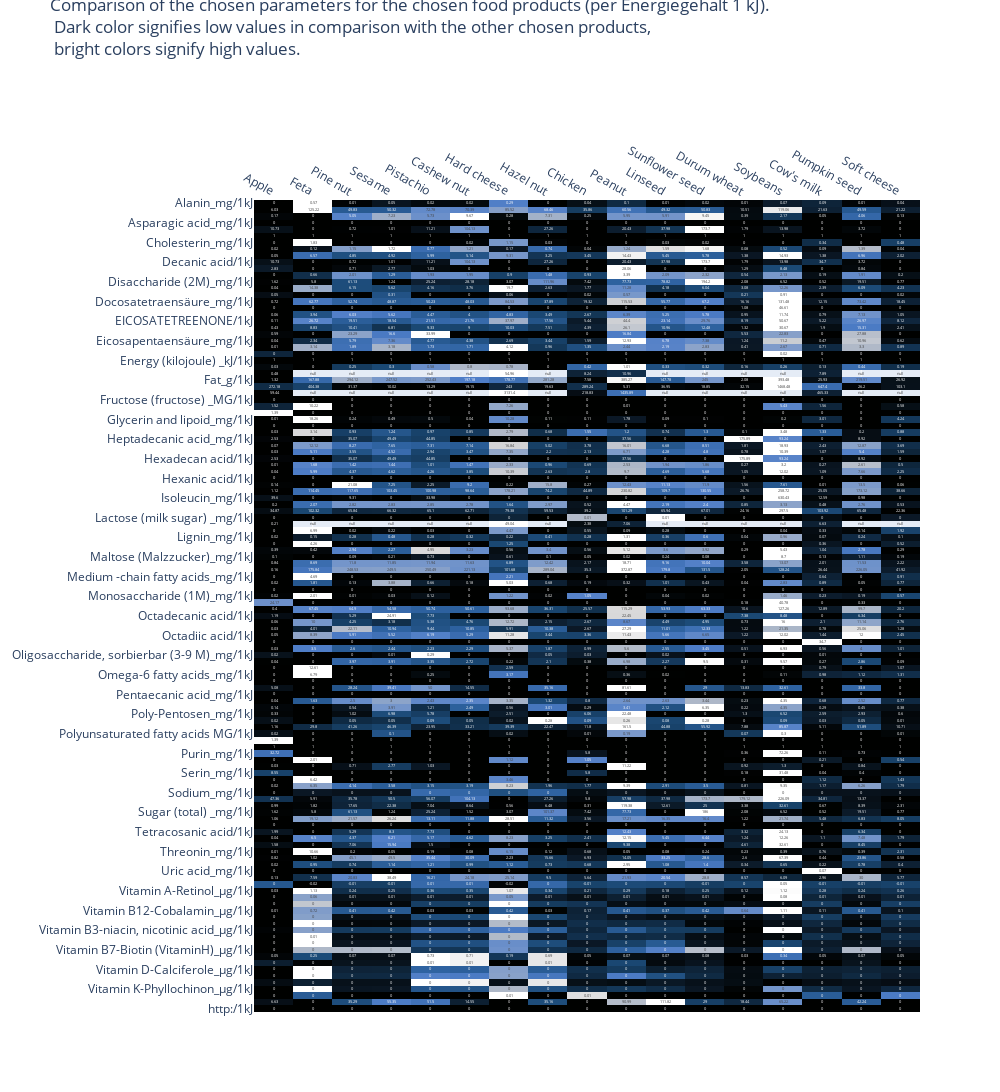

The cell this chart's notebook holds for it:
### Markdown cell above
#### Same as above but for the data per energy

### Code cell
annotations = ((df_dapro_per_energy.T).to_numpy()).round(2)
title_text =  'Comparison of the chosen parameters for the chosen food products (per Energiegehalt 1 kJ). <br> Dark color signifies low values in comparison with the other chosen products, <br> bright colors signify high values.'


plt.figure(figsize=(20, 20))
fig = px.imshow(normalised_df_food_per_energy.T, text_auto=False, aspect="auto", width=1000,height=2500,
    color_continuous_scale=oslo, 
#              ,   text = (df_dapro.T).to_numpy()
               )
fig.update_xaxes(side = "top")
# fig['layout'].update(annotations=annotations)
fig.update_layout(title_text=title_text,title_y = 0.99, 
                          margin={'t': 200})

fig.update_traces(text=annotations, texttemplate="%{text}")
fig.update_coloraxes(showscale=False)
fig.show()
# fig.write_html("HeatmapEnergyALL1.html")

### Figure 1 — Plotly figure (JSON) as saved in the notebook; plotly's stock layout.template omitted (floating-point values rounded to 4 significant figures; data arrays with more than 128 entries replaced by an {"elided": "..."} marker saying what was removed)
{"data": [{"coloraxis": "coloraxis", "hovertemplate": " : %{x}<br>y: %{y}<br>color: %{z}<extra></extra>", "name": "0", "text": {"elided": "126x17 float values"}, "texttemplate": "%{text}", "type": "heatmap", "x": ["Apple", "Feta", "Pine nut", "Sesame", "Pistachio", "Cashew nut", "Hard cheese", "Hazel nut", "Chicken", "Peanut", "Linseed", "Sunflower seed", "Durum wheat", "Soybeans", "Cow's milk", "Pumpkin seed", "Soft cheese"], "xaxis": "x", "y": ["Alanin_mg/1kJ", "Alkohol (Ethanol)_mg/1kJ", "Arginin_mg/1kJ", "Asparagic acid_mg/1kJ", "Butteric acid/1kJ", "Calcium_mg/1kJ", "Cholesterin_mg/1kJ", "Cystein_mg/1kJ", "DOCOSATRIENACE_MG/1kJ", "Decanic acid/1kJ", "Decosanic acid/1kJ", "Decosis acid/1kJ", "Disaccharide (2M)_mg/1kJ", "Docosadi acid_mg/1kJ", "Docosahexaensäure_mg/1kJ", "Docosatetraensäure_mg/1kJ", "Dodecanic acid/1kJ", "EICOSADIACHERION_MG/1kJ", "EICOSATETREENONE/1kJ", "EICOSATRIENOCE_MG/1kJ", "Eicosanic acid/1kJ", "Eicosapentaensäure_mg/1kJ", "Eicosenic acid_mg/1kJ", "Energy (kilocalories) _Kcal/1kJ", "Energy (kilojoule) _kJ/1kJ", "Essential _mg/1kJ", "Eutrophying emissions per 100g (gPO₄eq per 100g}/1kJ", "Fat_g/1kJ", "Fluorid_μg/1kJ", "Freshwater withdrawals per 100g (liters per 100g)/1kJ", "Fructose (fructose) _MG/1kJ", "Glucose (glucose) _mg/1kJ", "Glutamic acid_mg/1kJ", "Glycerin and lipoid_mg/1kJ", "Glycin_mg/1kJ", "Glycogen (animal strength) _mg/1kJ", "Heptadecanic acid_mg/1kJ", "Heptadecenic acid_mg/1kJ", "Hexadecadios_mg/1kJ", "Hexadecan acid/1kJ", "Hexadecatetraensäure_mg/1kJ", "Hexadecensic acid/1kJ", "Hexanic acid/1kJ", "Histidin_mg/1kJ", "Iodid_μg/1kJ", "Isoleucin_mg/1kJ", "KUPFER_MG/1kJ", "Kalium_mg/1kJ", "Lactose (milk sugar) _mg/1kJ", "Land use per 100g (m² per 100g)/1kJ", "Leucin_mg/1kJ", "Lignin_mg/1kJ", "Long -chain fatty acids_mg/1kJ", "Lysin_mg/1kJ", "Maltose (Malzzucker)_mg/1kJ", "Mangan_μg/1kJ", "Mannit_mg/1kJ", "Medium -chain fatty acids_mg/1kJ", "Methionin_mg/1kJ", "Minerals (raw ash) _mg/1kJ", "Monosaccharide (1M)_mg/1kJ", "Non -essential amino acids_mg/1kJ", "Nonadecatrio acid_mg/1kJ", "Octadecanic acid/1kJ", "Octadecenic acid/1kJ", "Octadecriosic acid/1kJ", "Octadiic acid/1kJ", "Octanic acid/1kJ", "OctradeCateTrade acid/1kJ", "Oligosaccharide, sorbierbar (3-9 M)_mg/1kJ", "Oligosaccharides, not resorbable_mg/1kJ", "Omega-3 fatty acids_mg/1kJ", "Omega-6 fatty acids_mg/1kJ", "Organic acids_mg/1kJ", "Pentadecensic acid_mg/1kJ", "Pentaecanic acid_mg/1kJ", "Phenylalanine mg/1kJ", "Poly-Hexosen_mg/1kJ", "Poly-Pentosen_mg/1kJ", "Poly-Uronic acid_mg/1kJ", "Polysaccharide (> 9M)_mg/1kJ", "Polyunsaturated fatty acids MG/1kJ", "Prolin_mg/1kJ", "Protein_g/1kJ", "Purin_mg/1kJ", "Saccharosis (beet sugar) _MG/1kJ", "Saturated fatty acids_mg/1kJ", "Serin_mg/1kJ", "Short -chain fatty acids_mg/1kJ", "Simply unsaturated fatty acids mg/1kJ", "Sodium_mg/1kJ", "Sorbit_mg/1kJ", "Starch_mg/1kJ", "Sugar (total) _mg/1kJ", "Sum sugar alcohols_mg/1kJ", "TetraCanic acid/1kJ", "Tetracosanic acid/1kJ", "Tetracosenic acid/1kJ", "TetradeCensic acid_mg/1kJ", "Threonin_mg/1kJ", "Tryptophan_mg/1kJ", "Tyrosin_mg/1kJ", "Uric acid_mg/1kJ", "Valin_mg/1kJ", "Vitamin A-Beta-Carotin_μg/1kJ", "Vitamin A-Retinol_μg/1kJ", "Vitamin A-Retinoläquivalent_μg/1kJ", "Vitamin B1-Thiamin_μg/1kJ", "Vitamin B12-Cobalamin_μg/1kJ", "Vitamin B2-Riboflavin_μg/1kJ", "Vitamin B3-Niacinäquivalent_μg/1kJ", "Vitamin B3-niacin, nicotinic acid_μg/1kJ", "Vitamin B5-Pantothenic acid_μg/1kJ", "Vitamin B6-Pyridoxin_μg/1kJ", "Vitamin B7-Biotin (VitaminH)_μg/1kJ", "Vitamin B9-overall folic acid_μg/1kJ", "Vitamin C-ASCORBINCOCHER_INCH/1kJ", "Vitamin D-Calciferole_μg/1kJ", "Vitamin E-Alpha-Tocopherol_μg/1kJ", "Vitamin E-Tocopheroläquivalent_μg/1kJ", "Vitamin K-Phyllochinon_μg/1kJ", "Water -insoluble fiber_mg/1kJ", "Xylit_mg/1kJ", "http:/1kJ", "http:/1kJ", "http:/1kJ"], "yaxis": "y", "z": {"elided": "126x17 float values"}}], "layout": {"coloraxis": {"colorscale": [[0, "rgb(0, 1, 0)"], [0.1, "rgb(11, 25, 39)"], [0.2, "rgb(17, 48, 77)"], [0.3, "rgb(27, 73, 117)"], [0.4, "rgb(46, 98, 160)"], [0.5, "rgb(78, 125, 199)"], [0.6, "rgb(111, 146, 202)"], [0.7, "rgb(144, 166, 201)"], [0.8, "rgb(176, 185, 200)"], [0.9, "rgb(215, 215, 216)"], [1, "rgb(255, 255, 255)"]], "showscale": false}, "height": 2500, "margin": {"t": 200}, "title": {"text": "Comparison of the chosen parameters for the chosen food products (per Energiegehalt 1 kJ). <br> Dark color signifies low values in comparison with the other chosen products, <br> bright colors signify high values.", "y": 0.99}, "width": 1000, "xaxis": {"anchor": "y", "domain": [0, 1], "side": "top", "title": {"text": " "}}, "yaxis": {"anchor": "x", "autorange": "reversed", "domain": [0, 1]}}}
